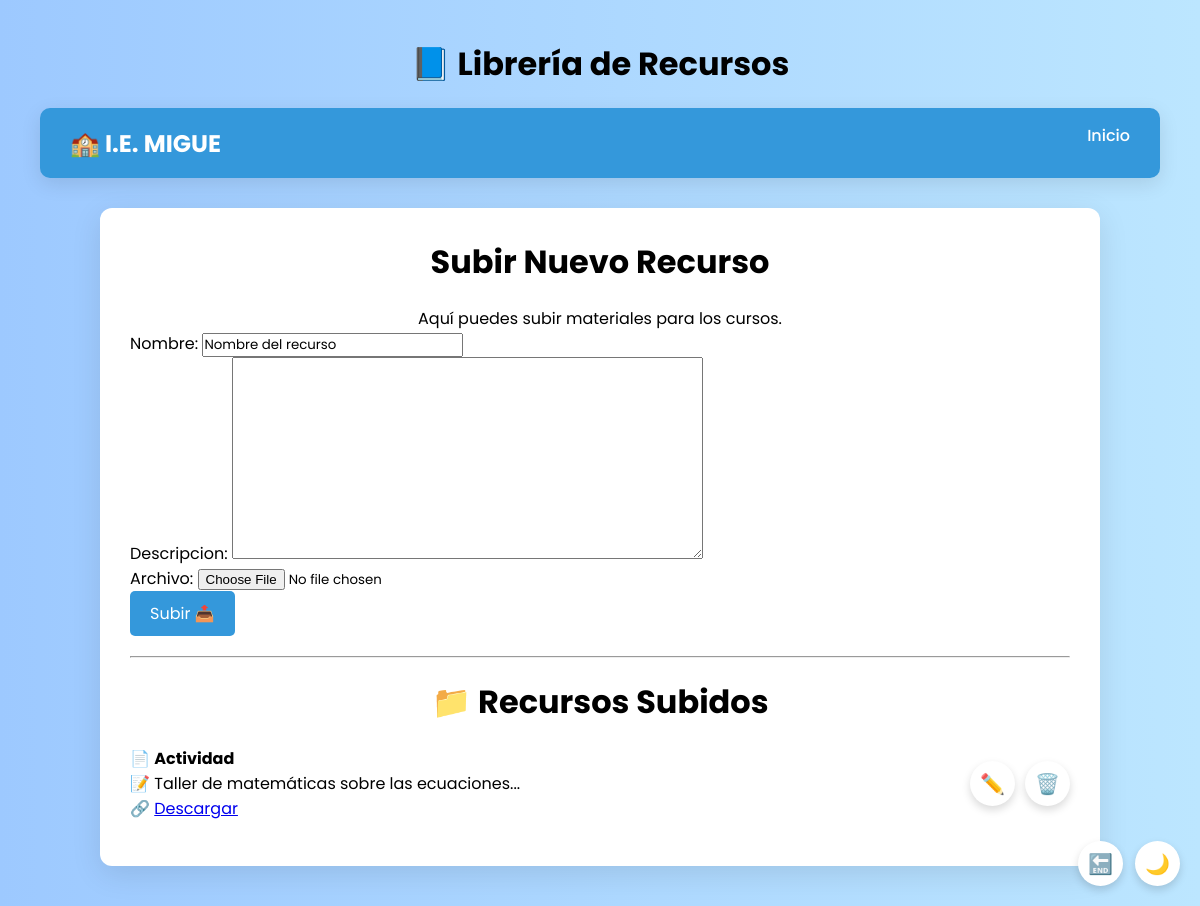
/libreria_recursos/ (signed in), run on the app's committed database.
### usuarios/models.py (models this page shows, shortened)
class Recurso(models.Model):
    nombre = models.CharField(max_length=100, default="Recurso sin nombre")
    archivo = models.FileField(upload_to='recursos/')
    descripcion = models.TextField(blank=True, null=True)
    fecha_agregado = models.DateTimeField(auto_now_add=True)
    docente = models.ForeignKey(User, on_delete=models.CASCADE, null=True)

### usuarios/views.py (the view)
# urls.py: path('libreria_recursos/', views.libreria_recursos, name='libreria_recursos'),
@login_required
def libreria_recursos(request):
    if request.method == 'POST':
        form = RecursoForm(request.POST, request.FILES)
        if form.is_valid():
            recurso = form.save(commit=False)  # 👈 No guardar aún
            recurso.docente = request.user     # 👈 Asigna el docente actual
            recurso.save()                     # 👈 Ahora sí guarda
            return redirect('libreria_recursos')
    else:
        form = RecursoForm()
    recursos = Recurso.objects.filter(docente=request.user)  # 👈 Mostrar solo los recursos del docente
    return render(request, 'usuarios/libreria_recursos.html', {
        'form': form,
        'recursos': recursos
    })

### usuarios/forms.py
class RecursoForm(forms.ModelForm):
    class Meta:
        model = Recurso
        fields = ['nombre', 'descripcion', 'archivo']
    def __init__(self, *args, **kwargs):
        super().__init__(*args, **kwargs)
        self.fields['nombre'].initial = 'Nombre del recurso'

### usuarios/templates/usuarios/libreria_recursos.html (shortened to what this page needs)
{% load static %}
{% block content %}
<!DOCTYPE html>
<html lang="es">
<head>
</head>
<body>
  <div class="floating-buttons">
    <form method="POST" action="{% url 'logout' %}">
      <button class="icon-button" title="Cerrar sesión">🔚</button>
    </form>
    <button class="icon-button" onclick="toggleDarkMode()" id="darkToggle" title="Modo oscuro/claro">🌙</button>
  </div>
  <h2>📘 Librería de Recursos</h2>
  <nav class="navbar">
    <div class="logo">🏫 I.E. MIGUE</div>
    <ul class="nav-links">
      <li><a href="{% url 'panel_docentes' %}">Inicio</a></li>
    </ul>
  </nav>
  <div class="container">
    <h1>Subir Nuevo Recurso</h1>
    <p style="text-align:center;">Aquí puedes subir materiales para los cursos.</p>
    <form method="POST" enctype="multipart/form-data">
      {{ form.as_p }}
      <button type="submit" class="upload-button">
        Subir 📤
      </button>
    </form>
    <hr style="margin: 20px 0;">
    <h2 style="text-align:center;">📁 Recursos Subidos</h2>
    <ul>
      {% for recurso in recursos %}
        <li onclick="window.location.href='{% url 'detalle_recurso' recurso.id %}'">
          <div>
            📄 <strong>{{ recurso.nombre }}</strong><br>
            📝 {{ recurso.descripcion }}<br>
            🔗 <a href="{{ recurso.archivo.url }}" target="_blank">Descargar</a><br>
          </div>
          <div>
            <a href="{% url 'editar_recurso' recurso.id %}" class="icon-button" title="Editar Recurso">✏️</a>
            <form method="POST" action="{% url 'eliminar_recurso' recurso.id %}" style="display:inline;">
              <button type="submit" class="icon-button" title="Eliminar Recurso" onclick="return confirm('¿Estás seguro de que quieres eliminar este recurso?');">🗑️</button>
            </form>
          </div>
        </li>
      {% empty %}
        <li>No hay recursos subidos aún.</li>
      {% endfor %}
    </ul>
  </div>
</body>
</html>
{% endblock %}

### usuarios/templates/usuarios/libreria_recursos.html (style rules this page uses)
* { margin: 0; padding: 0; box-sizing: border-box; font-family: 'Poppins', sans-serif; }
body { background: linear-gradient(to right, #9dc9ff, #bce6ff); min-height: 100vh; padding: 40px; transition: background 0.4s; }
h1, h2 { text-align: center; margin-bottom: 20px; font-size: 2rem; }
.navbar { display: flex; justify-content: space-between; align-items: center; background-color: #3498db; padding: 15px 30px; border-radius: 10px; margin-bottom: 30px; box-shadow: 0 6px 20px rgba(0,0,0,0.1); }
.navbar .logo { color: white; font-size: 1.5rem; font-weight: bold; }
.navbar .nav-links { list-style: none; display: flex; gap: 20px; }
.navbar .nav-links li a { color: white; text-decoration: none; font-weight: 500; transition: color 0.3s ease; }
.container { max-width: 1000px; margin: 0 auto; background-color: white; padding: 30px; border-radius: 12px; box-shadow: 0 8px 30px rgba(0,0,0,0.1); animation: fadeIn 0.6s ease; }
.floating-buttons { position: fixed; bottom: 20px; right: 20px; display: flex; gap: 12px; z-index: 999; }
.icon-button { background: white; border: none; border-radius: 50%; width: 45px; height: 45px; box-shadow: 0 4px 8px rgba(0,0,0,0.15); font-size: 20px; display: flex; align-items: center; justify-content: center; cursor: pointer; text-decoration: none; color: black; transition: all 0.3s ease; }
ul li { display: flex; justify-content: space-between; align-items: center; margin-bottom: 15px; cursor: pointer; transition: transform 0.3s ease; }
ul li div:first-child { flex: 1; }
ul li div:last-child { display: flex; gap: 10px; }
.upload-button { background-color: #3498db; color: white; padding: 10px 20px; border: none; border-radius: 5px; font-size: 16px; cursor: pointer; transition: background-color 0.3s ease; }

### data on the page
Recurso: nombre "Actividad", descripcion "Taller de matemáticas sobre las ecuaciones..."
